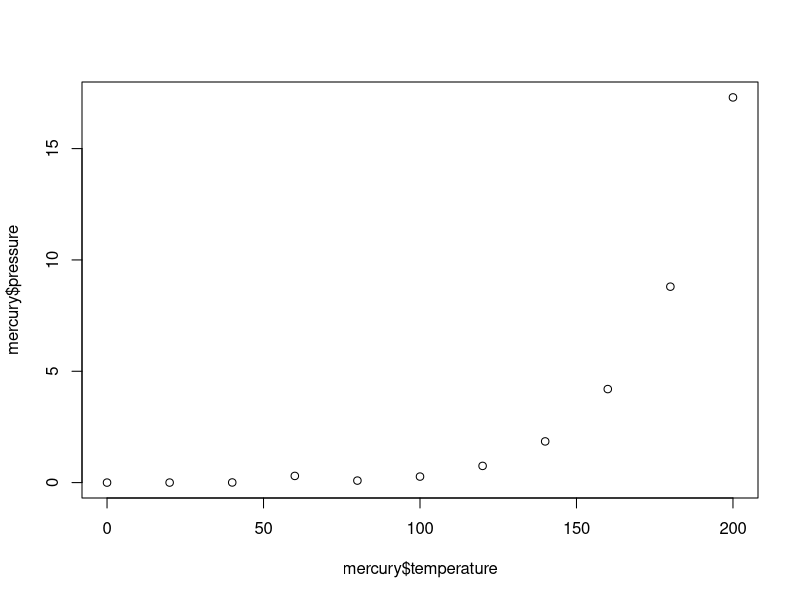
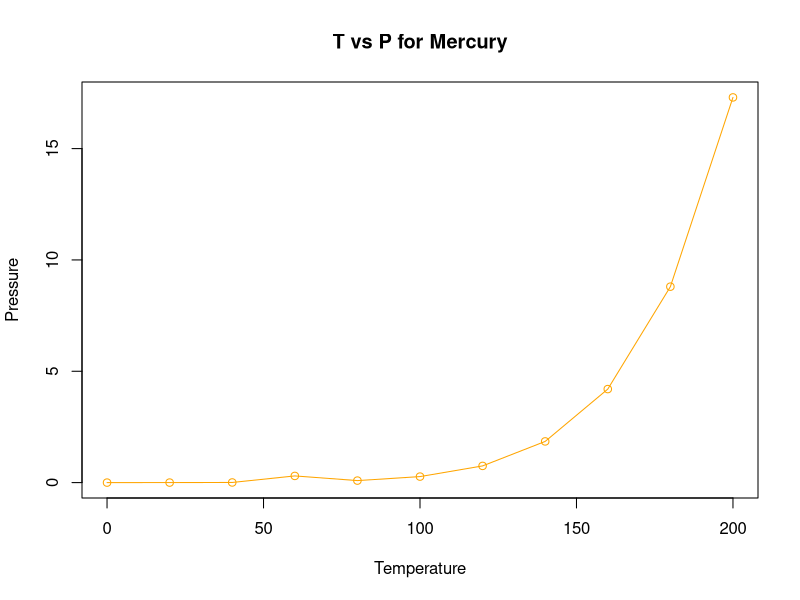
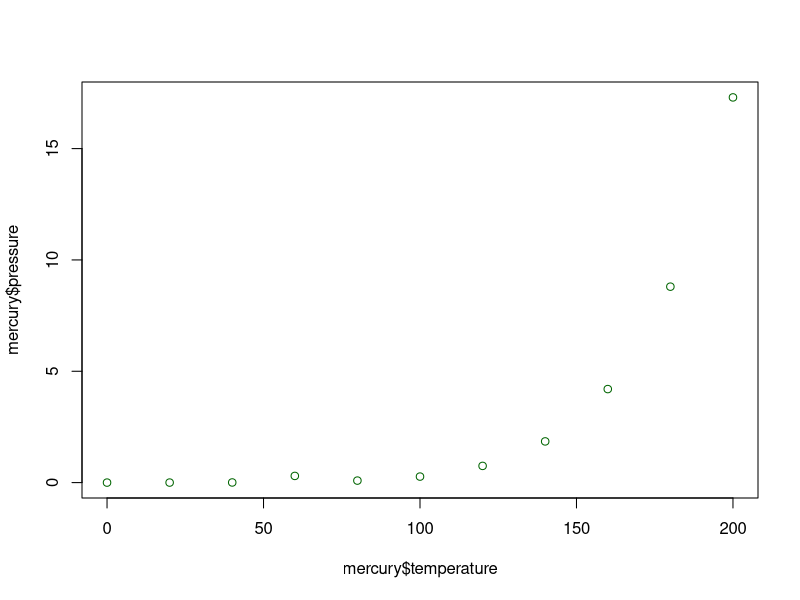
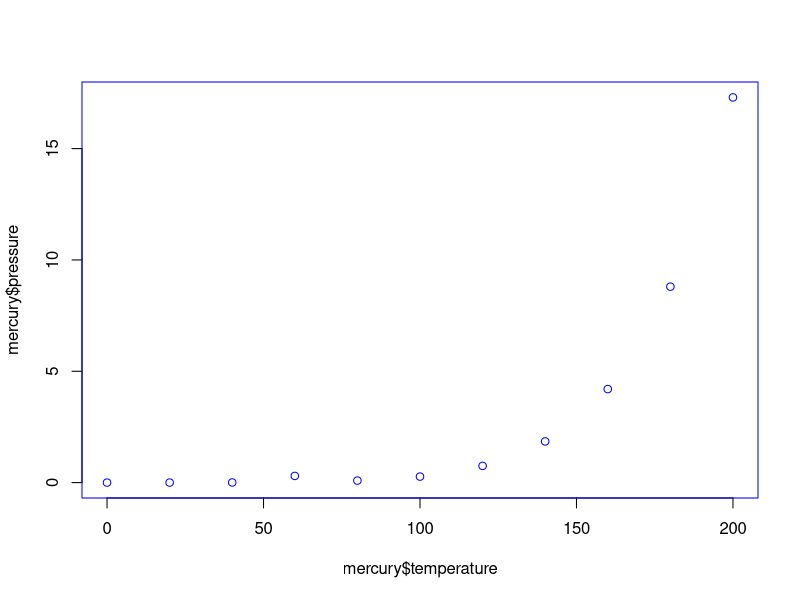
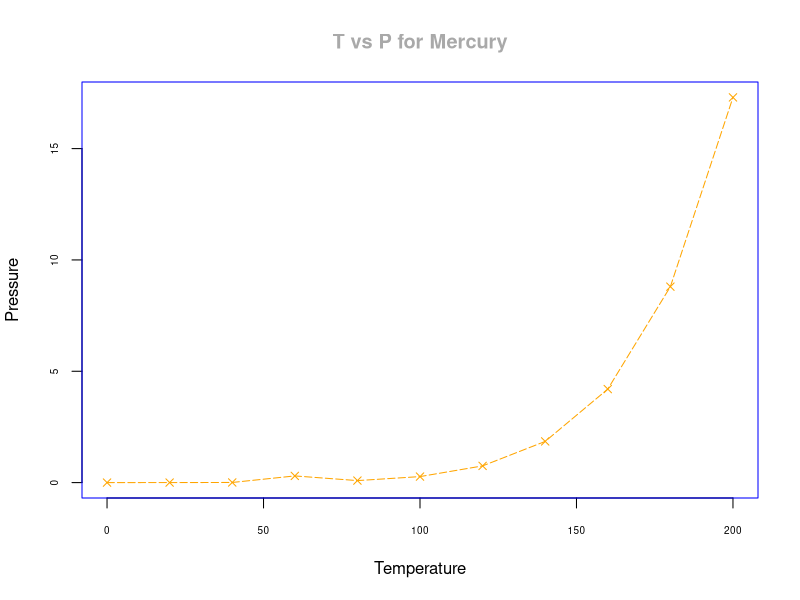

Recreate these plots in R, in order. (Note: this script raises an error after producing the figures.)
temperature <- c(0,20,40,60,80,100,120,140,160,180,200)
pressure <- c(0.0002,0.0012,0.0060,0.300,0.0900,0.2700,0.7500,1.8500,4.2000,8.8000,17.3000)
mercury <- data.frame(temperature, pressure, stringsAsFactors = FALSE)


plot(mercury$temperature, mercury$pressure)

plot(mercury$temperature, mercury$pressure,
     xlab = "Temperature",
     ylab = "Pressure",
     main = "T vs P for Mercury",
     type = "o",
     col = "orange")

plot(mercury$temperature, mercury$pressure, col = "darkgreen")

?par
par()
par(col = "blue")
plot(mercury$temperature, mercury$pressure)
par()$col


plot(mercury$temperature, mercury$pressure,
     xlab = "Temperature",
     ylab = "Pressure",
     main = "T vs P for Mercury",
     type = "o",
     col = "orange",
     col.main = "darkgray",
     cex.axis = 0.6,
     lty = 5,
      pch = 4)

#exo 1 lesson 8
# movies is pre-loaded in your workspace

# Create a customized plot
plot(movies$votes,movies$runtime,
     xlab = "Number of votes [-]",
     ylab = "Runtime [s]",
     main = "Votes versus Runtime",
     sub = "No clear correlation")



# movies is pre-loaded in your workspace

# Customize the plot further
plot(movies$votes, movies$runtime,
     main = "Votes versus Runtime",
     xlab = "Number of votes [-]",
     ylab = "Runtime [s]",
     sub = "No clear correlation",
     col = "#dd2d2d",
     col.main = 604,
     pch = 9)



# movies is pre-loaded in your workspace

# Customize the plot further
plot(movies$votes, movies$year,
     main = "Are recent movies voted more on?",
     xlab = "Number of votes [-]",
     ylab = "Year [-]",
     col = "orange",
     cex.axis = 0.8,
     pch = 19)




# Add the exp vector as a column experience to salaries
salaries$experience <- exp

#or
#salaries[["experience"]] <- exp

# Filter salaries: only keep degree == 3: salaries_educ
salaries_educ <- salaries[salaries$degree == 3, ]


# Create plot with many customizations #####TRICKY to use the filter on the plot 
plot(salaries_educ$experience,salaries_educ$salary,
     main = "Does experience matter?",
     xlab = "Work experience",
     ylab = "Salary",
     col = "blue",
     col.main = "red",
     cex.axis = 1.2)
